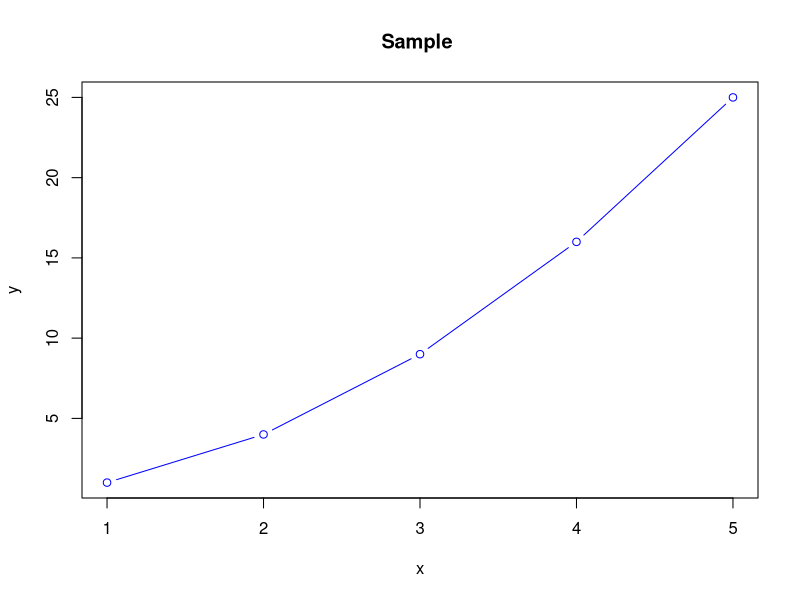

Here is the R script that generated this plot:
# Sample Code
print("Hello, this is my research compendium activity in R!")

x <- c(1, 2, 3, 4, 5)
y <- x^2

plot(x, y, type = "b", col = "blue", main = "Sample ")
